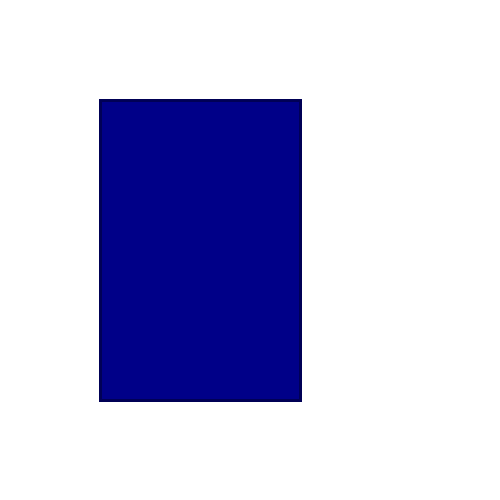
Frame 1 (no input)
Frame 60 (the mouse pressed at the canvas centre just before this capture): identical to frame 1, image omitted
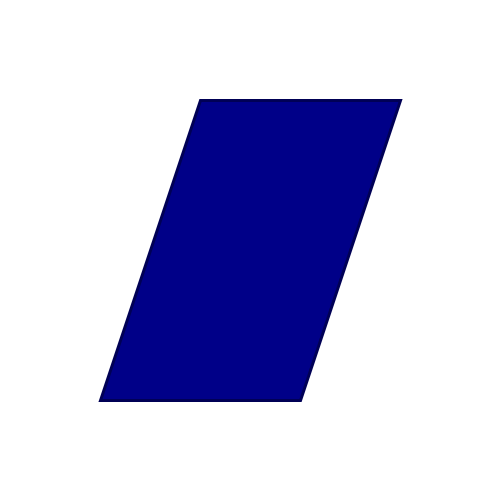
Frame 120 (the mouse held since frame 60 and released just before this capture)

The Processing sketch that drew these frames (run headless with seeded random() and noise(); from frame 60 on, the mouse is pressed at the canvas centre):

// Processing sketch: Shearing
// ── Shearing.pde
final int MARGIN = 100;
final int WIDTH = 200;

void setup()
{
  size(500, 500);
}

void draw()
{
  background(255); // First, clear the screen
  
  // Visual parameters
  fill(#000088); // Dark blue
  stroke(#000055);
  strokeWeight(3);
  
  float amount = (float) mouseX / width; // Using mouse position as parameter
  float offset = WIDTH * amount;
  
  beginShape();
  // Bottom left
  vertex(MARGIN, height - MARGIN);
  // Top left
  vertex(MARGIN + offset, MARGIN);
  // Top right
  vertex(MARGIN + offset + WIDTH, MARGIN);
  // Bottom right
  vertex(MARGIN + WIDTH, height - MARGIN);
  endShape(CLOSE);
}
